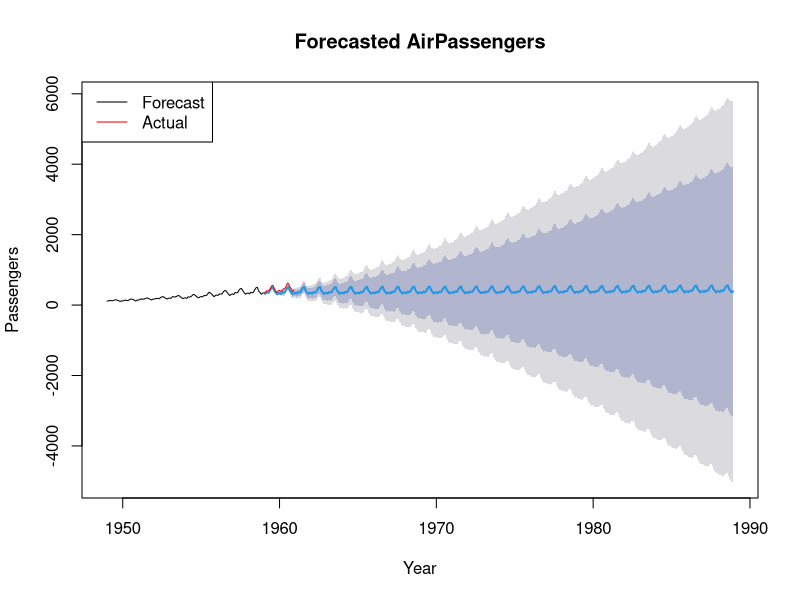
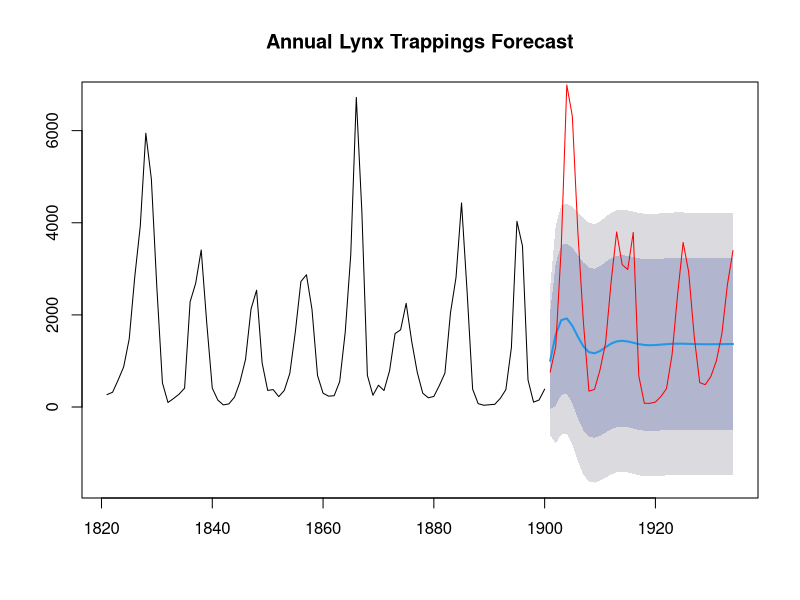
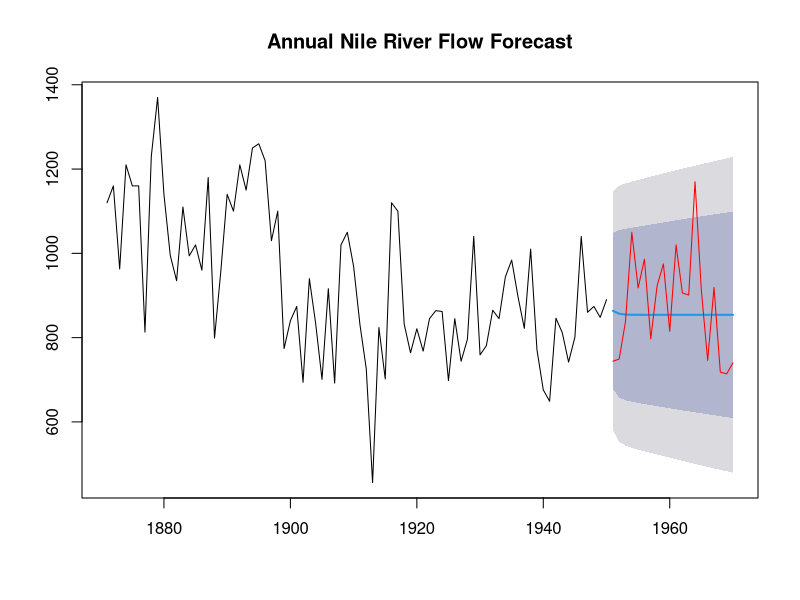

Source code (R) for these figures, in order:

## https://www.geeksforgeeks.org/machine-learning-for-time-series-data-in-r/

# Load the package
library(forecast)

## Load the data
data("AirPassengers")

# Inspect the data

head(AirPassengers)
tail(AirPassengers)

# Convert the dataset to a time series object
ts_data <- ts(AirPassengers, frequency = 12, start = c(1949, 1))

# Split the data into training and testing sets
train_data <- window(ts_data, start = c(1949, 1), end = c(1958, 12))
test_data <- window(ts_data, start = c(1959, 1))

# Train an ARIMA model
arima_model <- forecast::auto.arima(train_data)

# Forecast 12 months ahead
forecast_result <- forecast::forecast(arima_model, h = test_data) 

summary(arima_model)

# Plot the forecasted values

plot(forecast_result, main = "Forecasted AirPassengers", xlab = "Year", ylab = "Passengers")
lines(test_data, col = "red")
legend("topleft", legend = c("Forecast", "Actual"), col = c("black", "red"), lty = 1)


# Load the dataset
data(lynx)

# Inspect the data

head(lynx)
tail(lynx)
# Convert data to a time series object
ts_data <- ts(lynx, frequency = 1, start = c(1821))

# Fit an ARIMA model to the data
arima_model <- auto.arima(ts_data)

# Split data into training and testing sets
train_data <- window(ts_data, start = c(1821), end = c(1900))
test_data <- window(ts_data, start = c(1901))

## Identify the best ARIMA model

auto.arima(train_data)

# Fit ARIMA model on training data
arima_model <- arima(train_data, order = arima_model$arma[c(1, 6, 2)])

# Forecast using the ARIMA model
forecast_values <- forecast(arima_model, h = length(test_data))

# Calculate RMSE to evaluate model performance
rmse <- sqrt(mean((forecast_values$mean - test_data)^2))
print(paste("Root Mean Squared Error (RMSE):", round(rmse, 2)))

# Plot the forecasted values
plot(forecast_values, main = "Annual Lynx Trappings Forecast")
lines(test_data, col = "red")



# Load the dataset
data(Nile)

# Convert data to a time series object
ts_data <- ts(Nile, frequency = 1, start = c(1871))

# Fit an ARIMA model to the data
arima_model <- auto.arima(ts_data)

# Split data into training and testing sets
train_data <- window(ts_data, start = c(1871), end = c(1950))
test_data <- window(ts_data, start = c(1951))

auto.arima(train_data)
# Fit ARIMA model on training data
arima_model <- arima(train_data, order = arima_model$arma[c(1, 6, 2)])

# Forecast using the ARIMA model
forecast_values <- forecast(arima_model, h = length(test_data))

# Calculate RMSE to evaluate model performance
rmse <- sqrt(mean((forecast_values$mean - test_data)^2))
print(paste("Root Mean Squared Error (RMSE):", round(rmse, 2)))

# Plot the forecasted values
plot(forecast_values, main = "Annual Nile River Flow Forecast")
lines(test_data, col = "red")
